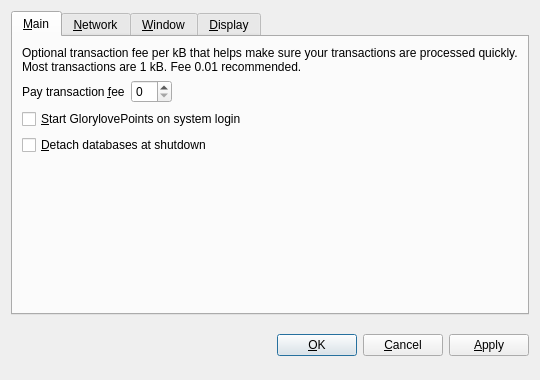
<?xml version="1.0" encoding="UTF-8"?>
<ui version="4.0">
 <class>OptionsDialog</class>
 <widget class="QDialog" name="OptionsDialog">
  <property name="geometry">
   <rect>
    <x>0</x>
    <y>0</y>
    <width>540</width>
    <height>380</height>
   </rect>
  </property>
  <property name="windowTitle">
   <string>Options</string>
  </property>
  <property name="modal">
   <bool>true</bool>
  </property>
  <layout class="QVBoxLayout" name="verticalLayout">
   <item>
    <widget class="QTabWidget" name="tabWidget">
     <property name="tabPosition">
      <enum>QTabWidget::North</enum>
     </property>
     <property name="currentIndex">
      <number>0</number>
     </property>
     <widget class="QWidget" name="tabMain">
      <attribute name="title">
       <string>&amp;Main</string>
      </attribute>
      <layout class="QVBoxLayout" name="verticalLayout_Main">
       <item>
        <widget class="QLabel" name="transactionFeeInfoLabel">
         <property name="text">
          <string>Optional transaction fee per kB that helps make sure your transactions are processed quickly. Most transactions are 1 kB. Fee 0.01 recommended.</string>
         </property>
         <property name="textFormat">
          <enum>Qt::PlainText</enum>
         </property>
         <property name="wordWrap">
          <bool>true</bool>
         </property>
        </widget>
       </item>
       <item>
        <layout class="QHBoxLayout" name="horizontalLayout_Main">
         <item>
          <widget class="QLabel" name="transactionFeeLabel">
           <property name="text">
            <string>Pay transaction &amp;fee</string>
           </property>
           <property name="textFormat">
            <enum>Qt::PlainText</enum>
           </property>
           <property name="buddy">
            <cstring>transactionFee</cstring>
           </property>
          </widget>
         </item>
         <item>
          <widget class="BitcoinAmountField" name="transactionFee"/>
         </item>
         <item>
          <spacer name="horizontalSpacer_Main">
           <property name="orientation">
            <enum>Qt::Horizontal</enum>
           </property>
           <property name="sizeHint" stdset="0">
            <size>
             <width>40</width>
             <height>20</height>
            </size>
           </property>
          </spacer>
         </item>
        </layout>
       </item>
       <item>
        <widget class="QCheckBox" name="bitcoinAtStartup">
         <property name="toolTip">
          <string>Automatically start GlorylovePoints after logging in to the system.</string>
         </property>
         <property name="text">
          <string>&amp;Start GlorylovePoints on system login</string>
         </property>
        </widget>
       </item>
       <item>
        <widget class="QCheckBox" name="detachDatabases">
         <property name="toolTip">
          <string>Detach block and address databases at shutdown. This means they can be moved to another data directory, but it slows down shutdown. The wallet is always detached.</string>
         </property>
         <property name="text">
          <string>&amp;Detach databases at shutdown</string>
         </property>
        </widget>
       </item>
       <item>
        <spacer name="verticalSpacer_Main">
         <property name="orientation">
          <enum>Qt::Vertical</enum>
         </property>
         <property name="sizeHint" stdset="0">
          <size>
           <width>20</width>
           <height>40</height>
          </size>
         </property>
        </spacer>
       </item>
      </layout>
     </widget>
     <widget class="QWidget" name="tabNetwork">
      <attribute name="title">
       <string>&amp;Network</string>
      </attribute>
      <layout class="QVBoxLayout" name="verticalLayout_Network">
       <item>
        <widget class="QCheckBox" name="mapPortUpnp">
         <property name="toolTip">
          <string>Automatically open the GlorylovePoints client port on the router. This only works when your router supports UPnP and it is enabled.</string>
         </property>
         <property name="text">
          <string>Map port using &amp;UPnP</string>
         </property>
        </widget>
       </item>
       <item>
        <widget class="QCheckBox" name="connectSocks">
         <property name="toolTip">
          <string>Connect to the GlorylovePoints network through a SOCKS proxy (e.g. when connecting through Tor).</string>
         </property>
         <property name="text">
          <string>&amp;Connect through SOCKS proxy:</string>
         </property>
        </widget>
       </item>
       <item>
        <layout class="QHBoxLayout" name="horizontalLayout_Network">
         <item>
          <widget class="QLabel" name="proxyIpLabel">
           <property name="text">
            <string>Proxy &amp;IP:</string>
           </property>
           <property name="textFormat">
            <enum>Qt::PlainText</enum>
           </property>
           <property name="buddy">
            <cstring>proxyIp</cstring>
           </property>
          </widget>
         </item>
         <item>
          <widget class="QValidatedLineEdit" name="proxyIp">
           <property name="maximumSize">
            <size>
             <width>140</width>
             <height>16777215</height>
            </size>
           </property>
           <property name="toolTip">
            <string>IP address of the proxy (e.g. 127.0.0.1)</string>
           </property>
          </widget>
         </item>
         <item>
          <widget class="QLabel" name="proxyPortLabel">
           <property name="text">
            <string>&amp;Port:</string>
           </property>
           <property name="textFormat">
            <enum>Qt::PlainText</enum>
           </property>
           <property name="buddy">
            <cstring>proxyPort</cstring>
           </property>
          </widget>
         </item>
         <item>
          <widget class="QLineEdit" name="proxyPort">
           <property name="maximumSize">
            <size>
             <width>55</width>
             <height>16777215</height>
            </size>
           </property>
           <property name="toolTip">
            <string>Port of the proxy (e.g. 9050)</string>
           </property>
          </widget>
         </item>
         <item>
          <widget class="QLabel" name="socksVersionLabel">
           <property name="text">
            <string>SOCKS &amp;Version:</string>
           </property>
           <property name="textFormat">
            <enum>Qt::PlainText</enum>
           </property>
           <property name="buddy">
            <cstring>socksVersion</cstring>
           </property>
          </widget>
         </item>
         <item>
          <widget class="QValueComboBox" name="socksVersion">
           <property name="toolTip">
            <string>SOCKS version of the proxy (e.g. 5)</string>
           </property>
          </widget>
         </item>
         <item>
          <spacer name="horizontalSpacer_Network">
           <property name="orientation">
            <enum>Qt::Horizontal</enum>
           </property>
           <property name="sizeHint" stdset="0">
            <size>
             <width>40</width>
             <height>20</height>
            </size>
           </property>
          </spacer>
         </item>
        </layout>
       </item>
       <item>
        <spacer name="verticalSpacer_Network">
         <property name="orientation">
          <enum>Qt::Vertical</enum>
         </property>
         <property name="sizeHint" stdset="0">
          <size>
           <width>20</width>
           <height>40</height>
          </size>
         </property>
        </spacer>
       </item>
      </layout>
     </widget>
     <widget class="QWidget" name="tabWindow">
      <attribute name="title">
       <string>&amp;Window</string>
      </attribute>
      <layout class="QVBoxLayout" name="verticalLayout_Window">
       <item>
        <widget class="QCheckBox" name="minimizeToTray">
         <property name="toolTip">
          <string>Show only a tray icon after minimizing the window.</string>
         </property>
         <property name="text">
          <string>&amp;Minimize to the tray instead of the taskbar</string>
         </property>
        </widget>
       </item>
       <item>
        <widget class="QCheckBox" name="minimizeOnClose">
         <property name="toolTip">
          <string>Minimize instead of exit the application when the window is closed. When this option is enabled, the application will be closed only after selecting Quit in the menu.</string>
         </property>
         <property name="text">
          <string>M&amp;inimize on close</string>
         </property>
        </widget>
       </item>
       <item>
        <spacer name="verticalSpacer_Window">
         <property name="orientation">
          <enum>Qt::Vertical</enum>
         </property>
         <property name="sizeHint" stdset="0">
          <size>
           <width>20</width>
           <height>40</height>
          </size>
         </property>
        </spacer>
       </item>
      </layout>
     </widget>
     <widget class="QWidget" name="tabDisplay">
      <attribute name="title">
       <string>&amp;Display</string>
      </attribute>
      <layout class="QVBoxLayout" name="verticalLayout_Display">
       <item>
        <layout class="QHBoxLayout" name="horizontalLayout_1_Display">
         <item>
          <widget class="QLabel" name="langLabel">
           <property name="text">
            <string>User Interface &amp;language:</string>
           </property>
           <property name="textFormat">
            <enum>Qt::PlainText</enum>
           </property>
           <property name="buddy">
            <cstring>lang</cstring>
           </property>
          </widget>
         </item>
         <item>
          <widget class="QValueComboBox" name="lang">
           <property name="toolTip">
            <string>The user interface language can be set here. This setting will take effect after restarting GlorylovePoints.</string>
           </property>
          </widget>
         </item>
        </layout>
       </item>
       <item>
        <layout class="QHBoxLayout" name="horizontalLayout_2_Display">
         <item>
          <widget class="QLabel" name="unitLabel">
           <property name="text">
            <string>&amp;Unit to show amounts in:</string>
           </property>
           <property name="textFormat">
            <enum>Qt::PlainText</enum>
           </property>
           <property name="buddy">
            <cstring>unit</cstring>
           </property>
          </widget>
         </item>
         <item>
          <widget class="QValueComboBox" name="unit">
           <property name="toolTip">
            <string>Choose the default subdivision unit to show in the interface and when sending coins.</string>
           </property>
          </widget>
         </item>
        </layout>
       </item>
       <item>
        <widget class="QCheckBox" name="displayAddresses">
         <property name="toolTip">
          <string>Whether to show GlorylovePoints addresses in the transaction list or not.</string>
         </property>
         <property name="text">
          <string>&amp;Display addresses in transaction list</string>
         </property>
        </widget>
       </item>
       <item>
        <widget class="QCheckBox" name="coinControlFeatures">
         <property name="toolTip">
          <string>Whether to show coin control features or not.</string>
         </property>
         <property name="text">
          <string>Display coin &amp;control features (experts only!)</string>
         </property>
        </widget>
       </item>
       <item>
        <spacer name="verticalSpacer_Display">
         <property name="orientation">
          <enum>Qt::Vertical</enum>
         </property>
         <property name="sizeHint" stdset="0">
          <size>
           <width>20</width>
           <height>40</height>
          </size>
         </property>
        </spacer>
       </item>
      </layout>
     </widget>
    </widget>
   </item>
   <item>
    <layout class="QHBoxLayout" name="horizontalLayout_Buttons">
     <item>
      <spacer name="horizontalSpacer_1">
       <property name="orientation">
        <enum>Qt::Horizontal</enum>
       </property>
       <property name="sizeHint" stdset="0">
        <size>
         <width>40</width>
         <height>48</height>
        </size>
       </property>
      </spacer>
     </item>
     <item>
      <widget class="QLabel" name="statusLabel">
       <property name="font">
        <font>
         <weight>75</weight>
         <bold>true</bold>
        </font>
       </property>
       <property name="text">
        <string/>
       </property>
       <property name="textFormat">
        <enum>Qt::PlainText</enum>
       </property>
       <property name="wordWrap">
        <bool>true</bool>
       </property>
      </widget>
     </item>
     <item>
      <spacer name="horizontalSpacer_2">
       <property name="orientation">
        <enum>Qt::Horizontal</enum>
       </property>
       <property name="sizeHint" stdset="0">
        <size>
         <width>40</width>
         <height>48</height>
        </size>
       </property>
      </spacer>
     </item>
     <item>
      <widget class="QPushButton" name="okButton">
       <property name="text">
        <string>&amp;OK</string>
       </property>
      </widget>
     </item>
     <item>
      <widget class="QPushButton" name="cancelButton">
       <property name="text">
        <string>&amp;Cancel</string>
       </property>
       <property name="autoDefault">
        <bool>false</bool>
       </property>
      </widget>
     </item>
     <item>
      <widget class="QPushButton" name="applyButton">
       <property name="text">
        <string>&amp;Apply</string>
       </property>
       <property name="autoDefault">
        <bool>false</bool>
       </property>
      </widget>
     </item>
    </layout>
   </item>
  </layout>
 </widget>
 <customwidgets>
  <customwidget>
   <class>BitcoinAmountField</class>
   <extends>QSpinBox</extends>
   <header>bitcoinamountfield.h</header>
  </customwidget>
  <customwidget>
   <class>QValueComboBox</class>
   <extends>QComboBox</extends>
   <header>qvaluecombobox.h</header>
  </customwidget>
  <customwidget>
   <class>QValidatedLineEdit</class>
   <extends>QLineEdit</extends>
   <header>qvalidatedlineedit.h</header>
  </customwidget>
 </customwidgets>
 <resources/>
 <connections/>
</ui>
